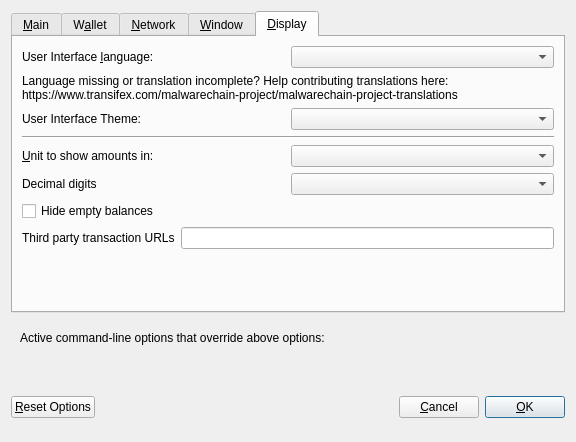
<?xml version="1.0" encoding="UTF-8"?>
<ui version="4.0">
 <class>OptionsDialog</class>
 <widget class="QDialog" name="OptionsDialog">
  <property name="geometry">
   <rect>
    <x>0</x>
    <y>0</y>
    <width>576</width>
    <height>442</height>
   </rect>
  </property>
  <property name="windowTitle">
   <string>Options</string>
  </property>
  <property name="modal">
   <bool>true</bool>
  </property>
  <layout class="QVBoxLayout" name="verticalLayout">
   <item>
    <widget class="QTabWidget" name="tabWidget">
     <property name="currentIndex">
      <number>4</number>
     </property>
     <widget class="QWidget" name="tabMain">
      <attribute name="title">
       <string>&amp;Main</string>
      </attribute>
      <layout class="QVBoxLayout" name="verticalLayout_Main">
       <item>
        <widget class="QCheckBox" name="bitcoinAtStartup">
         <property name="toolTip">
          <string>Automatically start MalwareChain after logging in to the system.</string>
         </property>
         <property name="text">
          <string>&amp;Start MalwareChain on system login</string>
         </property>
        </widget>
       </item>
       <item>
        <layout class="QHBoxLayout" name="horizontalLayout_2_Main">
         <item>
          <widget class="QLabel" name="databaseCacheLabel">
           <property name="text">
            <string>Size of &amp;database cache</string>
           </property>
           <property name="textFormat">
            <enum>Qt::PlainText</enum>
           </property>
           <property name="buddy">
            <cstring>databaseCache</cstring>
           </property>
          </widget>
         </item>
         <item>
          <widget class="QSpinBox" name="databaseCache"/>
         </item>
         <item>
          <widget class="QLabel" name="databaseCacheUnitLabel">
           <property name="text">
            <string>MB</string>
           </property>
           <property name="textFormat">
            <enum>Qt::PlainText</enum>
           </property>
          </widget>
         </item>
         <item>
          <spacer name="horizontalSpacer_2_Main">
           <property name="orientation">
            <enum>Qt::Horizontal</enum>
           </property>
           <property name="sizeHint" stdset="0">
            <size>
             <width>40</width>
             <height>20</height>
            </size>
           </property>
          </spacer>
         </item>
        </layout>
       </item>
       <item>
        <layout class="QHBoxLayout" name="horizontalLayout_3_Main">
         <item>
          <widget class="QLabel" name="threadsScriptVerifLabel">
           <property name="text">
            <string>Number of script &amp;verification threads</string>
           </property>
           <property name="textFormat">
            <enum>Qt::PlainText</enum>
           </property>
           <property name="buddy">
            <cstring>threadsScriptVerif</cstring>
           </property>
          </widget>
         </item>
         <item>
          <widget class="QSpinBox" name="threadsScriptVerif">
           <property name="toolTip">
            <string>(0 = auto, &lt;0 = leave that many cores free)</string>
           </property>
          </widget>
         </item>
         <item>
          <spacer name="horizontalSpacer_3_Main">
           <property name="orientation">
            <enum>Qt::Horizontal</enum>
           </property>
           <property name="sizeHint" stdset="0">
            <size>
             <width>40</width>
             <height>20</height>
            </size>
           </property>
          </spacer>
         </item>
        </layout>
       </item>
       <item>
        <spacer name="verticalSpacer_2">
         <property name="orientation">
          <enum>Qt::Vertical</enum>
         </property>
         <property name="sizeHint" stdset="0">
          <size>
           <width>20</width>
           <height>40</height>
          </size>
         </property>
        </spacer>
       </item>
       <item>
        <widget class="QCheckBox" name="checkBoxZeromintEnable">
         <property name="toolTip">
          <string>Enable automatic minting of MalwareChain units to zMALW</string>
         </property>
         <property name="layoutDirection">
          <enum>Qt::LeftToRight</enum>
         </property>
         <property name="text">
          <string>Enable zMALW Automint</string>
         </property>
        </widget>
       </item>
       <item>
        <layout class="QHBoxLayout" name="horizontalLayout_3">
         <item>
          <widget class="QLabel" name="percentage_label">
           <property name="toolTip">
            <string>Percentage of incoming MALW which get automatically converted to zMALW via Zerocoin Protocol (min: 10%)</string>
           </property>
           <property name="text">
            <string>Percentage of autominted zMALW</string>
           </property>
          </widget>
         </item>
         <item>
          <widget class="QSpinBox" name="zeromintPercentage">
           <property name="minimum">
            <number>1</number>
           </property>
           <property name="maximum">
            <number>100</number>
           </property>
          </widget>
         </item>
        </layout>
       </item>
       <item>
        <layout class="QHBoxLayout" name="horizontalLayout" stretch="0,0">
         <property name="sizeConstraint">
          <enum>QLayout::SetFixedSize</enum>
         </property>
         <item>
          <widget class="QLabel" name="labelPreferredDenom">
           <property name="maximumSize">
            <size>
             <width>16777215</width>
             <height>16777215</height>
            </size>
           </property>
           <property name="toolTip">
            <string>Wait with automatic conversion to Zerocoin until enough MALW for this denomination is available</string>
           </property>
           <property name="text">
            <string>Preferred Automint zMALW Denomination</string>
           </property>
          </widget>
         </item>
         <item>
          <widget class="QComboBox" name="preferredDenom">
           <property name="maximumSize">
            <size>
             <width>16777215</width>
             <height>27</height>
            </size>
           </property>
           <property name="toolTip">
            <string>Wait with automatic conversion to Zerocoin until enough MALW for this denomination is available</string>
           </property>
           <property name="maxVisibleItems">
            <number>9</number>
           </property>
           <property name="maxCount">
            <number>9</number>
           </property>
          </widget>
         </item>
        </layout>
       </item>
      </layout>
     </widget>
     <widget class="QWidget" name="tabWallet">
      <attribute name="title">
       <string>W&amp;allet</string>
      </attribute>
      <layout class="QVBoxLayout" name="verticalLayout_Wallet">
       <item>
        <layout class="QHBoxLayout" name="horizontalLayout_2_Wallet">
         <item>
          <widget class="QLabel" name="labelStakeSplitThresholdText">
           <property name="text">
            <string>Stake split threshold:</string>
           </property>
          </widget>
         </item>
         <item>
          <widget class="QSpinBox" name="spinBoxStakeSplitThreshold">
           <property name="minimum">
            <number>1</number>
           </property>
           <property name="maximum">
            <number>999999</number>
           </property>
          </widget>
         </item>
        </layout>
       </item>
       <item>
        <widget class="QGroupBox" name="groupBox">
         <property name="title">
          <string>Expert</string>
         </property>
         <layout class="QVBoxLayout" name="verticalLayout_2">
          <item>
           <widget class="QCheckBox" name="coinControlFeatures">
            <property name="toolTip">
             <string>Whether to show coin control features or not.</string>
            </property>
            <property name="text">
             <string>Enable coin &amp;control features</string>
            </property>
           </widget>
          </item>
          <item>
           <widget class="QCheckBox" name="showMasternodesTab">
            <property name="toolTip">
             <string>Show additional tab listing all your masternodes in first sub-tab&lt;br/&gt;and all masternodes on the network in second sub-tab.</string>
            </property>
            <property name="text">
             <string>Show Masternodes Tab</string>
            </property>
           </widget>
          </item>
          <item>
           <widget class="QCheckBox" name="spendZeroConfChange">
            <property name="toolTip">
             <string>If you disable the spending of unconfirmed change, the change from a transaction&lt;br/&gt;cannot be used until that transaction has at least one confirmation.&lt;br/&gt;This also affects how your balance is computed.</string>
            </property>
            <property name="text">
             <string>&amp;Spend unconfirmed change</string>
            </property>
           </widget>
          </item>
         </layout>
        </widget>
       </item>
       <item>
        <spacer name="verticalSpacer_Wallet">
         <property name="orientation">
          <enum>Qt::Vertical</enum>
         </property>
         <property name="sizeHint" stdset="0">
          <size>
           <width>20</width>
           <height>40</height>
          </size>
         </property>
        </spacer>
       </item>
      </layout>
     </widget>
     <widget class="QWidget" name="tabNetwork">
      <attribute name="title">
       <string>&amp;Network</string>
      </attribute>
      <layout class="QVBoxLayout" name="verticalLayout_Network">
       <item>
        <widget class="QCheckBox" name="mapPortUpnp">
         <property name="toolTip">
          <string>Automatically open the MalwareChain client port on the router. This only works when your router supports UPnP and it is enabled.</string>
         </property>
         <property name="text">
          <string>Map port using &amp;UPnP</string>
         </property>
        </widget>
       </item>
       <item>
        <widget class="QCheckBox" name="allowIncoming">
         <property name="toolTip">
          <string>Accept connections from outside</string>
         </property>
         <property name="text">
          <string>Allow incoming connections</string>
         </property>
        </widget>
       </item>
       <item>
        <widget class="QCheckBox" name="connectSocks">
         <property name="toolTip">
          <string>Connect to the MalwareChain network through a SOCKS5 proxy.</string>
         </property>
         <property name="text">
          <string>&amp;Connect through SOCKS5 proxy (default proxy):</string>
         </property>
        </widget>
       </item>
       <item>
        <layout class="QHBoxLayout" name="horizontalLayout_1_Network">
         <item>
          <widget class="QLabel" name="proxyIpLabel">
           <property name="text">
            <string>Proxy &amp;IP:</string>
           </property>
           <property name="textFormat">
            <enum>Qt::PlainText</enum>
           </property>
           <property name="buddy">
            <cstring>proxyIp</cstring>
           </property>
          </widget>
         </item>
         <item>
          <widget class="QValidatedLineEdit" name="proxyIp">
           <property name="minimumSize">
            <size>
             <width>140</width>
             <height>0</height>
            </size>
           </property>
           <property name="maximumSize">
            <size>
             <width>140</width>
             <height>16777215</height>
            </size>
           </property>
           <property name="toolTip">
            <string>IP address of the proxy (e.g. IPv4: 127.0.0.1 / IPv6: ::1)</string>
           </property>
          </widget>
         </item>
         <item>
          <widget class="QLabel" name="proxyPortLabel">
           <property name="text">
            <string>&amp;Port:</string>
           </property>
           <property name="textFormat">
            <enum>Qt::PlainText</enum>
           </property>
           <property name="buddy">
            <cstring>proxyPort</cstring>
           </property>
          </widget>
         </item>
         <item>
          <widget class="QLineEdit" name="proxyPort">
           <property name="minimumSize">
            <size>
             <width>75</width>
             <height>0</height>
            </size>
           </property>
           <property name="maximumSize">
            <size>
             <width>55</width>
             <height>16777215</height>
            </size>
           </property>
           <property name="toolTip">
            <string>Port of the proxy (e.g. 9050)</string>
           </property>
          </widget>
         </item>
         <item>
          <spacer name="horizontalSpacer_1_Network">
           <property name="orientation">
            <enum>Qt::Horizontal</enum>
           </property>
           <property name="sizeHint" stdset="0">
            <size>
             <width>40</width>
             <height>20</height>
            </size>
           </property>
          </spacer>
         </item>
        </layout>
       </item>
       <item>
        <spacer name="verticalSpacer_Network">
         <property name="orientation">
          <enum>Qt::Vertical</enum>
         </property>
         <property name="sizeHint" stdset="0">
          <size>
           <width>20</width>
           <height>40</height>
          </size>
         </property>
        </spacer>
       </item>
      </layout>
     </widget>
     <widget class="QWidget" name="tabWindow">
      <attribute name="title">
       <string>&amp;Window</string>
      </attribute>
      <layout class="QVBoxLayout" name="verticalLayout_Window">
       <item>
        <widget class="QCheckBox" name="minimizeToTray">
         <property name="toolTip">
          <string>Show only a tray icon after minimizing the window.</string>
         </property>
         <property name="text">
          <string>&amp;Minimize to the tray instead of the taskbar</string>
         </property>
        </widget>
       </item>
       <item>
        <widget class="QCheckBox" name="minimizeOnClose">
         <property name="toolTip">
          <string>Minimize instead of exit the application when the window is closed. When this option is enabled, the application will be closed only after selecting Quit in the menu.</string>
         </property>
         <property name="text">
          <string>M&amp;inimize on close</string>
         </property>
        </widget>
       </item>
       <item>
        <spacer name="verticalSpacer_Window">
         <property name="orientation">
          <enum>Qt::Vertical</enum>
         </property>
         <property name="sizeHint" stdset="0">
          <size>
           <width>20</width>
           <height>40</height>
          </size>
         </property>
        </spacer>
       </item>
      </layout>
     </widget>
     <widget class="QWidget" name="tabDisplay">
      <attribute name="title">
       <string>&amp;Display</string>
      </attribute>
      <layout class="QVBoxLayout" name="verticalLayout_Display">
       <item>
        <layout class="QHBoxLayout" name="horizontalLayout_1_Display">
         <item>
          <widget class="QLabel" name="langLabel">
           <property name="text">
            <string>User Interface &amp;language:</string>
           </property>
           <property name="textFormat">
            <enum>Qt::PlainText</enum>
           </property>
           <property name="buddy">
            <cstring>lang</cstring>
           </property>
          </widget>
         </item>
         <item>
          <widget class="QValueComboBox" name="lang">
           <property name="toolTip">
            <string>The user interface language can be set here. This setting will take effect after restarting MalwareChain.</string>
           </property>
          </widget>
         </item>
        </layout>
       </item>
       <item>
        <widget class="QLabel" name="label_3">
         <property name="toolTip">
          <string notr="true"/>
         </property>
         <property name="statusTip">
          <string notr="true"/>
         </property>
         <property name="whatsThis">
          <string notr="true"/>
         </property>
         <property name="accessibleName">
          <string notr="true"/>
         </property>
         <property name="text">
          <string>Language missing or translation incomplete? Help contributing translations here:
https://www.transifex.com/malwarechain-project/malwarechain-project-translations</string>
         </property>
         <property name="wordWrap">
          <bool>true</bool>
         </property>
         <property name="openExternalLinks">
          <bool>true</bool>
         </property>
         <property name="textInteractionFlags">
          <set>Qt::TextBrowserInteraction</set>
         </property>
        </widget>
       </item>
       <item>
        <layout class="QHBoxLayout" name="horizontalLayout_4_Display" stretch="0,0">
         <item>
          <widget class="QLabel" name="themeLabel">
           <property name="text">
            <string>User Interface Theme:</string>
           </property>
          </widget>
         </item>
         <item>
          <widget class="QValueComboBox" name="theme"/>
         </item>
        </layout>
       </item>
       <item>
        <widget class="Line" name="line">
         <property name="orientation">
          <enum>Qt::Horizontal</enum>
         </property>
        </widget>
       </item>
       <item>
        <layout class="QHBoxLayout" name="horizontalLayout_2_Display">
         <item>
          <widget class="QLabel" name="unitLabel">
           <property name="text">
            <string>&amp;Unit to show amounts in:</string>
           </property>
           <property name="textFormat">
            <enum>Qt::PlainText</enum>
           </property>
           <property name="buddy">
            <cstring>unit</cstring>
           </property>
          </widget>
         </item>
         <item>
          <widget class="QValueComboBox" name="unit">
           <property name="toolTip">
            <string>Choose the default subdivision unit to show in the interface and when sending coins.</string>
           </property>
          </widget>
         </item>
        </layout>
       </item>
       <item>
        <layout class="QHBoxLayout" name="horizontalLayout_5_Display">
         <item>
          <widget class="QLabel" name="digitsLabel">
           <property name="text">
            <string>Decimal digits</string>
           </property>
          </widget>
         </item>
         <item>
          <widget class="QValueComboBox" name="digits"/>
         </item>
        </layout>
       </item>
       <item>
        <widget class="QCheckBox" name="checkBoxHideZeroBalances">
         <property name="toolTip">
          <string>Hide empty balances</string>
         </property>
         <property name="layoutDirection">
          <enum>Qt::LeftToRight</enum>
         </property>
         <property name="text">
          <string>Hide empty balances</string>
         </property>
        </widget>
       </item>
       <item>
        <layout class="QHBoxLayout" name="horizontalLayout_3_Display">
         <item>
          <widget class="QLabel" name="thirdPartyTxUrlsLabel">
           <property name="toolTip">
            <string>Third party URLs (e.g. a block explorer) that appear in the transactions tab as context menu items. %s in the URL is replaced by transaction hash. Multiple URLs are separated by vertical bar |.</string>
           </property>
           <property name="text">
            <string>Third party transaction URLs</string>
           </property>
           <property name="buddy">
            <cstring>thirdPartyTxUrls</cstring>
           </property>
          </widget>
         </item>
         <item>
          <widget class="QLineEdit" name="thirdPartyTxUrls">
           <property name="toolTip">
            <string>Third party URLs (e.g. a block explorer) that appear in the transactions tab as context menu items. %s in the URL is replaced by transaction hash. Multiple URLs are separated by vertical bar |.</string>
           </property>
          </widget>
         </item>
        </layout>
       </item>
       <item>
        <spacer name="verticalSpacer">
         <property name="orientation">
          <enum>Qt::Vertical</enum>
         </property>
         <property name="sizeHint" stdset="0">
          <size>
           <width>20</width>
           <height>40</height>
          </size>
         </property>
        </spacer>
       </item>
      </layout>
     </widget>
    </widget>
   </item>
   <item>
    <widget class="QFrame" name="frame">
     <layout class="QVBoxLayout" name="verticalLayout_Bottom">
      <item>
       <layout class="QHBoxLayout" name="horizontalLayout_Bottom">
        <item>
         <widget class="QLabel" name="overriddenByCommandLineInfoLabel">
          <property name="text">
           <string>Active command-line options that override above options:</string>
          </property>
          <property name="textFormat">
           <enum>Qt::PlainText</enum>
          </property>
         </widget>
        </item>
        <item>
         <spacer name="horizontalSpacer_Bottom">
          <property name="orientation">
           <enum>Qt::Horizontal</enum>
          </property>
          <property name="sizeHint" stdset="0">
           <size>
            <width>40</width>
            <height>20</height>
           </size>
          </property>
         </spacer>
        </item>
       </layout>
      </item>
      <item>
       <widget class="QLabel" name="overriddenByCommandLineLabel">
        <property name="text">
         <string/>
        </property>
        <property name="textFormat">
         <enum>Qt::PlainText</enum>
        </property>
        <property name="wordWrap">
         <bool>true</bool>
        </property>
       </widget>
      </item>
     </layout>
    </widget>
   </item>
   <item>
    <layout class="QHBoxLayout" name="horizontalLayout_Buttons">
     <item>
      <widget class="QPushButton" name="resetButton">
       <property name="toolTip">
        <string>Reset all client options to default.</string>
       </property>
       <property name="text">
        <string>&amp;Reset Options</string>
       </property>
       <property name="autoDefault">
        <bool>false</bool>
       </property>
      </widget>
     </item>
     <item>
      <spacer name="horizontalSpacer_1">
       <property name="orientation">
        <enum>Qt::Horizontal</enum>
       </property>
       <property name="sizeHint" stdset="0">
        <size>
         <width>40</width>
         <height>48</height>
        </size>
       </property>
      </spacer>
     </item>
     <item>
      <widget class="QLabel" name="statusLabel">
       <property name="minimumSize">
        <size>
         <width>200</width>
         <height>0</height>
        </size>
       </property>
       <property name="font">
        <font>
         <weight>75</weight>
         <bold>true</bold>
        </font>
       </property>
       <property name="text">
        <string/>
       </property>
       <property name="textFormat">
        <enum>Qt::PlainText</enum>
       </property>
       <property name="wordWrap">
        <bool>true</bool>
       </property>
      </widget>
     </item>
     <item>
      <spacer name="horizontalSpacer_2">
       <property name="orientation">
        <enum>Qt::Horizontal</enum>
       </property>
       <property name="sizeHint" stdset="0">
        <size>
         <width>40</width>
         <height>48</height>
        </size>
       </property>
      </spacer>
     </item>
     <item>
      <widget class="QPushButton" name="cancelButton">
       <property name="text">
        <string>&amp;Cancel</string>
       </property>
       <property name="autoDefault">
        <bool>false</bool>
       </property>
      </widget>
     </item>
     <item>
      <widget class="QPushButton" name="okButton">
       <property name="text">
        <string>&amp;OK</string>
       </property>
       <property name="autoDefault">
        <bool>false</bool>
       </property>
       <property name="default">
        <bool>true</bool>
       </property>
      </widget>
     </item>
    </layout>
   </item>
  </layout>
 </widget>
 <customwidgets>
  <customwidget>
   <class>QValidatedLineEdit</class>
   <extends>QLineEdit</extends>
   <header>qvalidatedlineedit.h</header>
  </customwidget>
  <customwidget>
   <class>QValueComboBox</class>
   <extends>QComboBox</extends>
   <header>qvaluecombobox.h</header>
  </customwidget>
 </customwidgets>
 <resources/>
 <connections/>
</ui>
